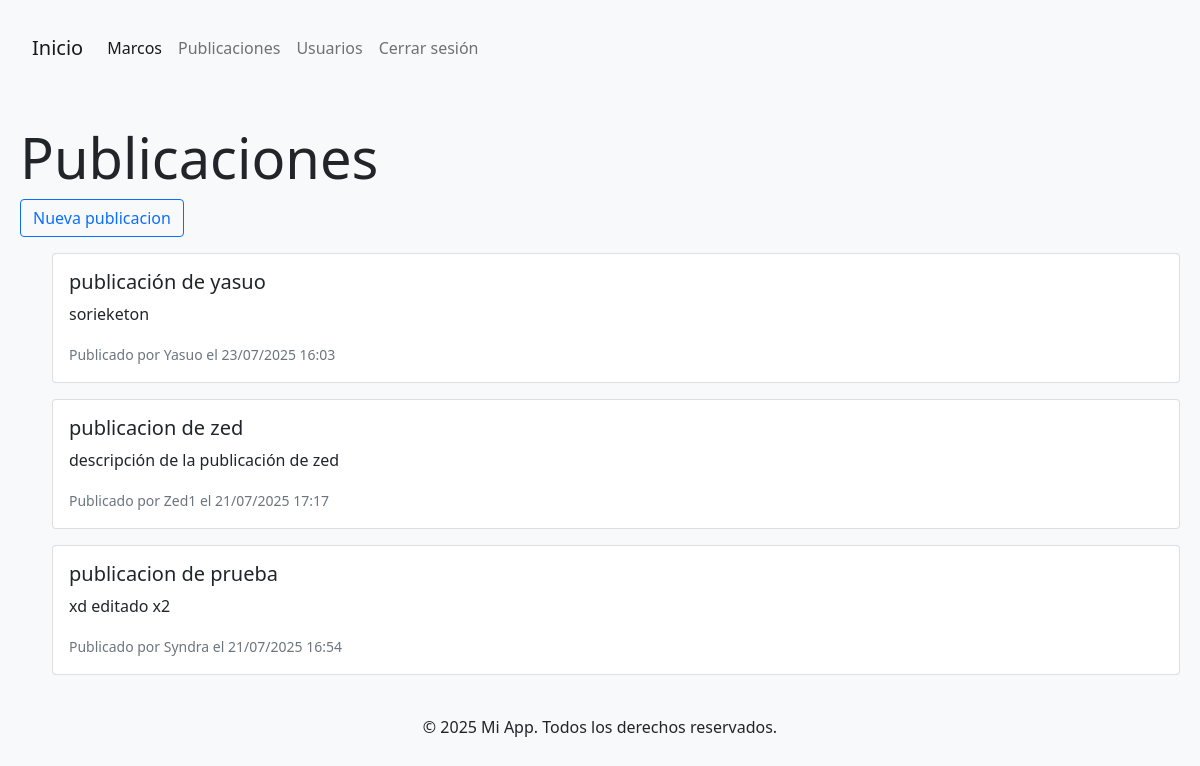
The page /publicaciones/ (signed in) on the database its author committed.
### core/models.py (models this page shows, shortened)
class Publicacion(models.Model):
    titulo = models.CharField(max_length=200)
    contenido = models.TextField()
    fecha_publicacion = models.DateTimeField(auto_now_add=True)
    autor = models.ForeignKey(User, on_delete=models.CASCADE)

### core/views.py (the view)
# urls.py: path('publicaciones/', views.publicaciones, name='publicaciones'),
@login_required
def publicaciones(request):
    publicaciones = Publicacion.objects.all().order_by('-fecha_publicacion')
    return render(request, 'publicaciones.html', {'publicaciones': publicaciones})

### core/templates/publicaciones.html (shortened to what this page needs)
{% extends 'base.html' %}
{% load static %}
{% block content %}
<div class="contenedor">
    <h1 class="mt-5 display-4">Publicaciones</h1>
    <a href="{% url 'crear_publicacion' %}" class="btn btn-outline-primary">Nueva publicacion</a>
    <ul>
        {% for publicacion in publicaciones %}
            <div class="card mt-3">
                <div class="card-body">
                    <h5 class="card-title">{{ publicacion.titulo }}</h5>
                    <p class="card-text">{{ publicacion.contenido }}</p>
                    <p class="card-text"><small class="text-muted">Publicado por {{ publicacion.autor.username }} el {{ publicacion.fecha_publicacion|date:"d/m/Y H:i" }}</small></p>
                </div>
            </div>
        {% empty %}
            <li class="list-group-item">No hay publicaciones disponibles.</li>
        {% endfor %}
    </ul>
</div>
{% endblock %}

### core/templates/base.html (shortened to what this page needs)
{% load static %}
<!DOCTYPE html>
<html lang="es">
<head>
    <link href="https://cdn.jsdelivr.net/npm/bootstrap@5.0.2/dist/css/bootstrap.min.css" rel="stylesheet">
    <link rel="stylesheet" href="{% static 'css/styles.css' %}">
</head>
<body>
    <div class="main-wrapper bg-light">
        <nav class="navbar navbar-expand-sm navbar-light bg-light">
            <div class="container-fluid">
                <a class="navbar-brand" href="{% url 'home' %}">Inicio</a>
                <div class="collapse navbar-collapse" id="navbarNav">
                    <ul class="navbar-nav">
                        {% if user.is_authenticated %}
                        <li class="nav-item">
                            <a class="nav-link active" aria-current="page" href="{% url 'perfil' %}">{{ user.username }}</a>
                        </li>
                        <li class="nav-item">
                            <a class="nav-link" href="{% url 'publicaciones' %}">Publicaciones</a>
                        </li>
                        <li class="nav-item">
                            <a class="nav-link" href="{% url 'lista' %}">Usuarios</a>
                        </li>
                        <li class="nav-item">
                            <a class="nav-link" href="{% url 'logout' %}" tabindex="-1" aria-disabled="true">Cerrar sesión</a>
                        </li>
                        {% endif %}
                    </ul>
                </div>
            </div>
        </nav>
    {% block content %}{% endblock %}
        <footer>
            <div class="text-center py-4">
                <p>&copy; 2025 Mi App. Todos los derechos reservados.</p>
            </div>
        </footer>
    </div>
</body>
</html>

### static/css/styles.css (style rules this page uses)
.main-wrapper { margin: 0 auto; padding: 20px; max-width: 1200px; min-height: 100vh; }
.contenedor { border-radius: 5px; }

### rows shown on the page
Publicacion: titulo "publicación de yasuo", contenido "sorieketon", autor.username "Yasuo", fecha_publicacion "23/07/2025 16:03"
Publicacion: titulo "publicacion de zed", contenido "descripción de la publicación de zed", autor.username "Zed1", fecha_publicacion "21/07/2025 17:17"
Publicacion: titulo "publicacion de prueba", contenido "xd editado x2", autor.username "Syndra", fecha_publicacion "21/07/2025 16:54"

### other values the page prints
{{ user.username }} "Marcos"
